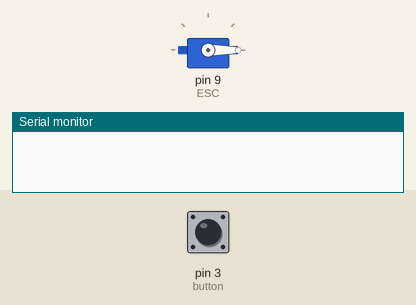
This sketch was run on a simulated Arduino Uno, built with avr-gcc and run on an emulated ATmega328P. On the bench: servo, the last lines printed to the serial monitor. Inputs (shaded band) come from the test bench; at power-on: pin 3 (button) HIGH.

Above: at 1.2 s.
1.3 s: pin 3 (button) pulled LOW for 0.15 s
At 1.83 s:
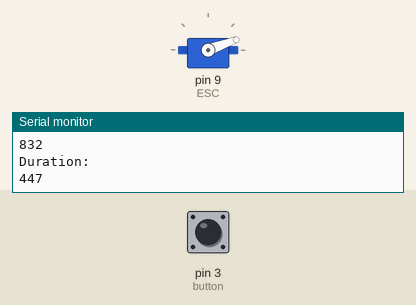
At 2.43 s:
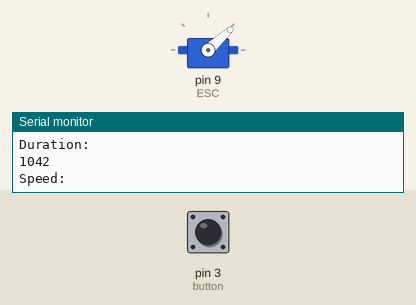
4.3 s: pin 3 (button) pulled LOW for 3.2 s
At 7.1 s:
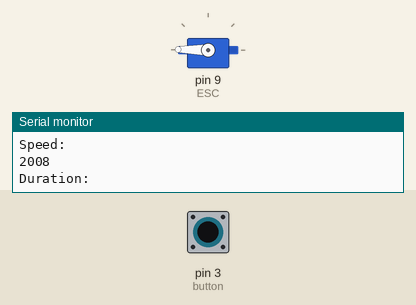
Timing chart, 0 to 14.9 s (numbered marks = the images above; inputs shaded):
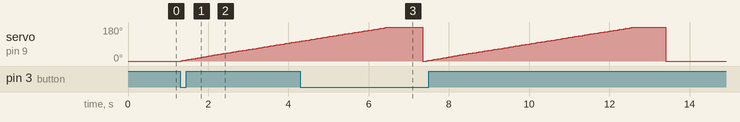

The sketch:

___Project.ino
```cpp
// Robotics 3
// Date: 2/##/23
// Natasha Sieh
// Description:
/* This code uses a button, ESC, and brushless motor.
 * The button is used to initialize the start sequence.
 * Once the button is clicked, the speed of the brushless motor increases from 1000 to its max, 2000, for a total of 7 seconds.
 * Once the 7 seconds is done, the brushless motor will break (speed will be 1000) so that the propeller can launch up into the air. */
#include <Servo.h> // starts the Servo library


Servo ESC; // create servo object to control the ESC
int button = 3; // defines the button at pin 3
int period = 1000; // 1000ms = 1 second
const unsigned long event_1 = 6000; // change if needed // increase speed of motor for total of 6 seconds
unsigned long previousTime = 0;
int minPulse = 700;
int maxPulse = 2000;
int speedChange = 12; // change if needed
int speed = minPulse;
int clicked = 0;
int duration = 0;

void setup() {
   pinMode(button, INPUT_PULLUP); // says that the button is an input pullup which monitors the state of a button
   ESC.attach(9,minPulse,maxPulse); // (digital pin 9,min pulse width of 700 microseconds,max pulse width of 2000 microseconds
   ESC.writeMicroseconds(minPulse); // sets the speed of the ESC to 700 (its minimum)
   Serial.begin(9600); // starts the serial monitor
}


// speed_controller
void speed_controller()  { // function called speed_controller
   int buttonstate = digitalRead(button); // reads button state
   //Serial.println("buttonstate");
   //Serial.println(buttonstate);
   if (buttonstate == 0)
   { // if button is clicked, then initialize start sequence
       Serial.println("Clicked!"); // print in the serial monitor that the button was clicked
       clicked = 1; // clicked once
   }


   if (clicked == 1)
   {
       unsigned long currentTime = millis(); // sets time
       previousTime = currentTime; // initial time of acceleration
       Serial.println("currentTime1:");
       Serial.println(currentTime);


       do
       {
            // speed starts at 700, then slowly increases to 2000 by speedChange increments
           if (speed < maxPulse)
           {// if speed is less than 2000
               Serial.println("Speed: "); // prints the speed in serial monitor
               Serial.println(speed); // prints the speed in serial monitor
               ESC.writeMicroseconds(speed); // the ESC's speed will be accelerating at a SpeedChange rate
               speed = speed + speedChange; // speed increments
           }
           Serial.println("Speed: "); // prints the speed in serial monitor
           Serial.println(speed); // prints the speed in serial monitor
           currentTime = millis(); // reads where the current time is

           duration = currentTime - previousTime;
           Serial.println("Duration:");
           Serial.println(duration);

       } while (currentTime - previousTime < event_1);
           Serial.println("Stop");
           ESC.writeMicroseconds(700); // figure out how to stop
           clicked = 0;
           speed = minPulse; // only if you want the program to run every time your press button

   }

}


void loop() {
   speed_controller(); // run the function called speed_controller
}
```

Measured:
- after the input at 1.3 s, servo on pin 9 (ESC): moves from 0° to 105° over 3.0 s, starting at once
